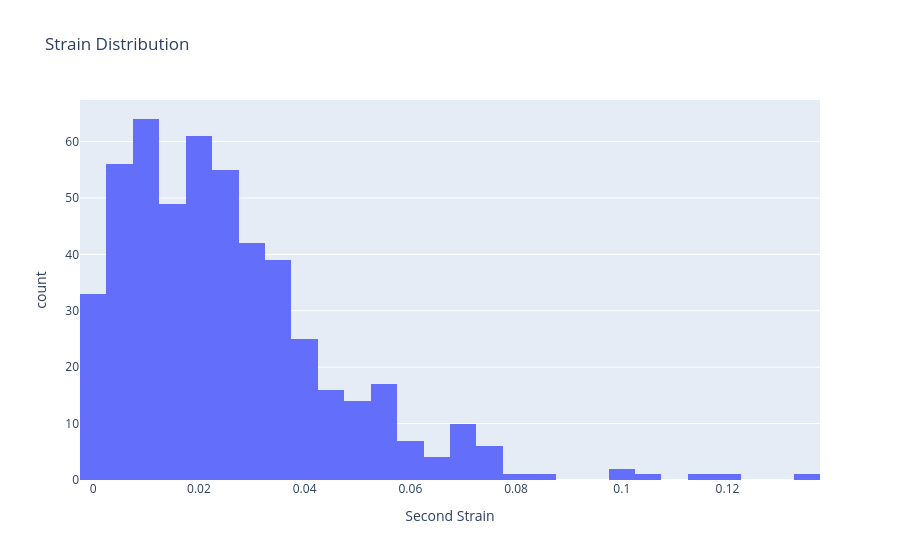

Here is the notebook cell this chart was saved with:
### Code cell
fig = px.histogram(df, x="Second Strain", title="Strain Distribution")
fig.show()

### Figure 1 — Plotly figure (JSON) as saved in the notebook; plotly's stock layout.template omitted (floating-point values rounded to 4 significant figures; data arrays with more than 128 entries replaced by an {"elided": "..."} marker saying what was removed)
{"data": [{"bingroup": "x", "hovertemplate": "Second Strain=%{x}<br>count=%{y}<extra></extra>", "legendgroup": "", "marker": {"color": "#636efa", "pattern": {"shape": ""}}, "name": "", "orientation": "v", "showlegend": false, "type": "histogram", "x": {"elided": "506 float values"}, "xaxis": "x", "yaxis": "y"}], "layout": {"barmode": "relative", "legend": {"tracegroupgap": 0}, "title": {"text": "Strain Distribution"}, "xaxis": {"anchor": "y", "domain": [0, 1], "title": {"text": "Second Strain"}}, "yaxis": {"anchor": "x", "domain": [0, 1], "title": {"text": "count"}}}}
